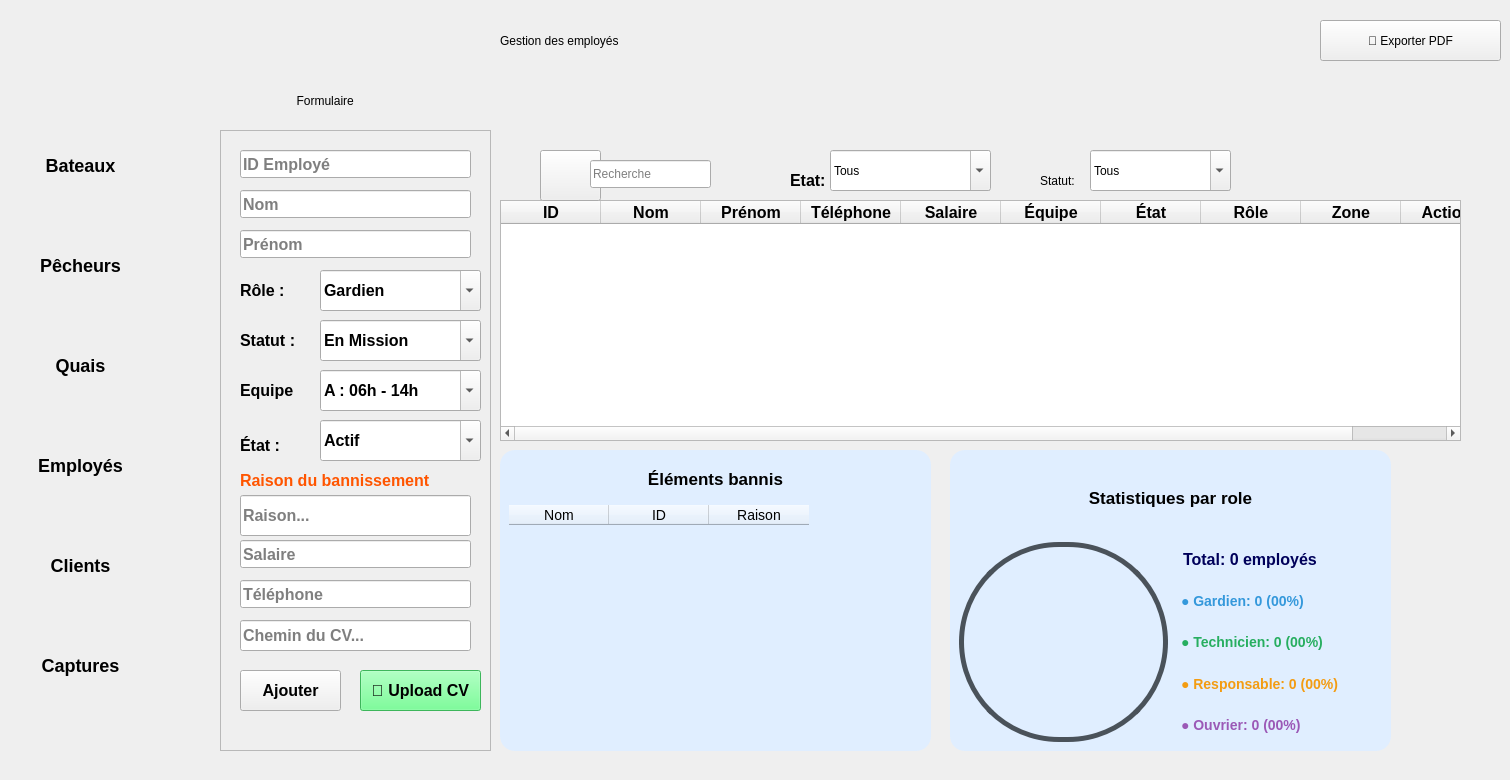
    <widget class="QWidget" name="pagee">
     <widget class="QFrame" name="frame_2e">
      <property name="geometry">
       <rect>
        <x>220</x>
        <y>130</y>
        <width>271</width>
        <height>621</height>
       </rect>
      </property>
      <property name="styleSheet">
       <string notr="true">font-size:16px;
font-weight:600;</string>
      </property>
      <property name="frameShape">
       <enum>QFrame::Shape::StyledPanel</enum>
      </property>
      <property name="frameShadow">
       <enum>QFrame::Shadow::Raised</enum>
      </property>
      <widget class="QLineEdit" name="lineEdit_12e">
       <property name="geometry">
        <rect>
         <x>20</x>
         <y>20</y>
         <width>231</width>
         <height>28</height>
        </rect>
       </property>
       <property name="placeholderText">
        <string>ID Employé</string>
       </property>
      </widget>
      <widget class="QLineEdit" name="lineEdit_13e">
       <property name="geometry">
        <rect>
         <x>20</x>
         <y>60</y>
         <width>231</width>
         <height>28</height>
        </rect>
       </property>
       <property name="placeholderText">
        <string>Nom</string>
       </property>
      </widget>
      <widget class="QPushButton" name="pushButton_5e">
       <property name="geometry">
        <rect>
         <x>20</x>
         <y>540</y>
         <width>101</width>
         <height>41</height>
        </rect>
       </property>
       <property name="text">
        <string>Ajouter</string>
       </property>
      </widget>
      <widget class="QLineEdit" name="lineEdit_16e">
       <property name="geometry">
        <rect>
         <x>20</x>
         <y>100</y>
         <width>231</width>
         <height>28</height>
        </rect>
       </property>
       <property name="placeholderText">
        <string>Prénom</string>
       </property>
      </widget>
      <widget class="QLineEdit" name="lineEdit_14e">
       <property name="geometry">
        <rect>
         <x>20</x>
         <y>450</y>
         <width>231</width>
         <height>28</height>
        </rect>
       </property>
       <property name="readOnly">
        <bool>false</bool>
       </property>
       <property name="placeholderText">
        <string>Téléphone</string>
       </property>
      </widget>
      <widget class="QComboBox" name="comboBox_11e">
       <property name="enabled">
        <bool>true</bool>
       </property>
       <property name="geometry">
        <rect>
         <x>100</x>
         <y>140</y>
         <width>161</width>
         <height>41</height>
        </rect>
       </property>
       <property name="editable">
        <bool>true</bool>
       </property>
       <property name="currentText">
        <string>Gardien</string>
       </property>
       <property name="duplicatesEnabled">
        <bool>false</bool>
       </property>
       <item>
        <property name="text">
         <string>Gardien</string>
        </property>
       </item>
       <item>
        <property name="text">
         <string>Technicien</string>
        </property>
       </item>
       <item>
        <property name="text">
         <string>Responsable</string>
        </property>
       </item>
       <item>
        <property name="text">
         <string>Ouvrier</string>
        </property>
       </item>
      </widget>
      <widget class="QComboBox" name="comboBox_14e">
       <property name="enabled">
        <bool>true</bool>
       </property>
       <property name="geometry">
        <rect>
         <x>100</x>
         <y>190</y>
         <width>161</width>
         <height>41</height>
        </rect>
       </property>
       <property name="editable">
        <bool>true</bool>
       </property>
       <property name="currentText">
        <string>En Mission</string>
       </property>
       <item>
        <property name="text">
         <string>En Mission</string>
        </property>
       </item>
       <item>
        <property name="text">
         <string>Congé</string>
        </property>
       </item>
       <item>
        <property name="text">
         <string>Disponible</string>
        </property>
       </item>
      </widget>
      <widget class="QComboBox" name="comboBox_15e">
       <property name="enabled">
        <bool>true</bool>
       </property>
       <property name="geometry">
        <rect>
         <x>100</x>
         <y>240</y>
         <width>161</width>
         <height>41</height>
        </rect>
       </property>
       <property name="editable">
        <bool>true</bool>
       </property>
       <property name="currentText">
        <string>A : 06h - 14h </string>
       </property>
       <item>
        <property name="text">
         <string>A : 06h - 14h </string>
        </property>
       </item>
       <item>
        <property name="text">
         <string>B : 14h - 22h </string>
        </property>
       </item>
       <item>
        <property name="text">
         <string>C : 22h - 06h </string>
        </property>
       </item>
      </widget>
      <widget class="QLabel" name="label_3e">
       <property name="geometry">
        <rect>
         <x>20</x>
         <y>240</y>
         <width>81</width>
         <height>41</height>
        </rect>
       </property>
       <property name="text">
        <string>Equipe</string>
       </property>
      </widget>
      <widget class="QLabel" name="label_5e">
       <property name="geometry">
        <rect>
         <x>20</x>
         <y>190</y>
         <width>101</width>
         <height>41</height>
        </rect>
       </property>
       <property name="text">
        <string>Statut :</string>
       </property>
      </widget>
      <widget class="QLabel" name="label_6e">
       <property name="geometry">
        <rect>
         <x>20</x>
         <y>140</y>
         <width>101</width>
         <height>41</height>
        </rect>
       </property>
       <property name="text">
        <string>Rôle :</string>
       </property>
      </widget>
      <widget class="QLabel" name="label_2e">
       <property name="geometry">
        <rect>
         <x>20</x>
         <y>290</y>
         <width>91</width>
         <height>51</height>
        </rect>
       </property>
       <property name="text">
        <string>État :</string>
       </property>
      </widget>
      <widget class="QComboBox" name="comboBox_16e">
       <property name="enabled">
        <bool>true</bool>
       </property>
       <property name="geometry">
        <rect>
         <x>100</x>
         <y>290</y>
         <width>161</width>
         <height>41</height>
        </rect>
       </property>
       <property name="editable">
        <bool>true</bool>
       </property>
       <property name="currentText">
        <string>Actif</string>
       </property>
       <item>
        <property name="text">
         <string>Actif</string>
        </property>
       </item>
       <item>
        <property name="text">
         <string>Banni</string>
        </property>
       </item>
      </widget>
      <widget class="QLabel" name="label_raison_banni">
       <property name="geometry">
        <rect>
         <x>20</x>
         <y>335</y>
         <width>231</width>
         <height>31</height>
        </rect>
       </property>
       <property name="styleSheet">
        <string notr="true">color: rgb(255, 85, 0);</string>
       </property>
       <property name="text">
        <string>Raison du bannissement</string>
       </property>
      </widget>
      <widget class="QLineEdit" name="lineEdit_raison_banni">
       <property name="geometry">
        <rect>
         <x>20</x>
         <y>365</y>
         <width>231</width>
         <height>41</height>
        </rect>
       </property>
       <property name="placeholderText">
        <string>Raison...</string>
       </property>
      </widget>
      <widget class="QLineEdit" name="lineEdit_cv_path">
       <property name="geometry">
        <rect>
         <x>20</x>
         <y>490</y>
         <width>231</width>
         <height>31</height>
        </rect>
       </property>
       <property name="readOnly">
        <bool>true</bool>
       </property>
       <property name="placeholderText">
        <string>Chemin du CV...</string>
       </property>
      </widget>
      <widget class="QPushButton" name="pushButton_5e_2">
       <property name="geometry">
        <rect>
         <x>140</x>
         <y>540</y>
         <width>121</width>
         <height>41</height>
        </rect>
       </property>
       <property name="styleSheet">
        <string notr="true">background-color: rgb(85, 255, 127);
color: rgb(0, 0, 0);</string>
       </property>
       <property name="text">
        <string>📄 Upload CV</string>
       </property>
      </widget>
      <widget class="QLineEdit" name="lineEdit_14e_2">
       <property name="geometry">
        <rect>
         <x>20</x>
         <y>410</y>
         <width>231</width>
         <height>28</height>
        </rect>
       </property>
       <property name="readOnly">
        <bool>false</bool>
       </property>
       <property name="placeholderText">
        <string>Salaire</string>
       </property>
      </widget>
     </widget>
     <widget class="QFrame" name="frame_bannis">
      <property name="geometry">
       <rect>
        <x>500</x>
        <y>450</y>
        <width>431</width>
        <height>301</height>
       </rect>
      </property>
      <property name="styleSheet">
       <string notr="true">background-color: rgb(224, 238, 255);
border:1PX solid  rgb(0, 0, 115);
border-radius: 15px;</string>
      </property>
      <property name="frameShape">
       <enum>QFrame::Shape::StyledPanel</enum>
      </property>
      <property name="frameShadow">
       <enum>QFrame::Shadow::Raised</enum>
      </property>
      <layout class="QVBoxLayout" name="verticalLayout_bannis">
       <item>
        <widget class="QLabel" name="label_bannis">
         <property name="styleSheet">
          <string notr="true">font-weight: bold;
font-size: 17px;
padding: 10px;</string>
         </property>
         <property name="text">
          <string>Éléments bannis</string>
         </property>
         <property name="alignment">
          <set>Qt::AlignmentFlag::AlignCenter</set>
         </property>
        </widget>
       </item>
       <item>
        <widget class="QTableWidget" name="tableWidgetBannis">
         <property name="styleSheet">
          <string notr="true">font-size:14px;</string>
         </property>
         <column>
          <property name="text">
           <string>Nom</string>
          </property>
         </column>
         <column>
          <property name="text">
           <string>ID</string>
          </property>
         </column>
         <column>
          <property name="text">
           <string>Raison</string>
          </property>
         </column>
        </widget>
       </item>
      </layout>
     </widget>
     <widget class="QFrame" name="frame_typese">
      <property name="geometry">
       <rect>
        <x>950</x>
        <y>450</y>
        <width>441</width>
        <height>301</height>
       </rect>
      </property>
      <property name="styleSheet">
       <string notr="true">background-color: rgb(224, 238, 255);
       border:1PX solid  rgb(0, 0, 115);
            border-radius: 15px;


</string>
      </property>
      <property name="frameShape">
       <enum>QFrame::Shape::StyledPanel</enum>
      </property>
      <property name="frameShadow">
       <enum>QFrame::Shadow::Raised</enum>
      </property>
      <layout class="QVBoxLayout" name="verticalLayout_types">
       <item>
        <widget class="QLabel" name="label_typese">
         <property name="styleSheet">
          <string notr="true">
                        font-weight: bold;
                        font-size: 17px;
                        padding: 10px;</string>
         </property>
         <property name="text">
          <string>Statistiques par role</string>
         </property>
         <property name="alignment">
          <set>Qt::AlignmentFlag::AlignCenter</set>
         </property>
        </widget>
       </item>
       <item>
        <layout class="QHBoxLayout" name="horizontalLayout_typese">
         <item>
          <widget class="QLabel" name="progressTypeCirclee">
           <property name="minimumSize">
            <size>
             <width>200</width>
             <height>200</height>
            </size>
           </property>
           <property name="styleSheet">
            <string notr="true">border-radius: 100px;
        background: qconicalgradient(cx:0.5, cy:0.5, angle:90,
            stop:0.0 #3498db,
            stop:0.25 #27ae60,
            stop:0.25 #f39c12,
            stop:0.55 #9b59b6,
            stop:0.55 #e74c3c,
            stop:0.85 #1abc9c,
            stop:0.85 rgba(26, 188, 156, 0.3) 100%);
        border: 5px solid  rgb(74, 82, 90);</string>
           </property>
           <property name="text">
            <string/>
           </property>
           <property name="alignment">
            <set>Qt::AlignmentFlag::AlignCenter</set>
           </property>
          </widget>
         </item>
         <item>
          <layout class="QVBoxLayout" name="verticalLayout_legende">
           <item>
            <widget class="QLabel" name="label_total_typese">
             <property name="styleSheet">
              <string notr="true"> 	color: rgb(0, 0, 90);

                                        font-weight: bold;
                                        font-size: 16px;
                                        padding: 5px;</string>
             </property>
             <property name="text">
              <string>Total: 0 employés</string>
             </property>
            </widget>
           </item>
           <item>
            <widget class="QLabel" name="label_legend_chalutiere">
             <property name="styleSheet">
              <string notr="true">color: #3498db;
                                        font-weight: bold;
                                        font-size: 14px;
                                        padding: 3px;</string>
             </property>
             <property name="text">
              <string>● Gardien: 0 (00%)</string>
             </property>
            </widget>
           </item>
           <item>
            <widget class="QLabel" name="label_legend_palangriere">
             <property name="styleSheet">
              <string notr="true">color: #27ae60;
                                        font-weight: bold;
                                        font-size: 14px;
                                        padding: 3px;</string>
             </property>
             <property name="text">
              <string>● Technicien: 0 (00%)</string>
             </property>
            </widget>
           </item>
           <item>
            <widget class="QLabel" name="label_legend_caseyeure">
             <property name="styleSheet">
              <string notr="true">color: #f39c12;
                                        font-weight: bold;
                                        font-size: 14px;
                                        padding: 3px;</string>
             </property>
             <property name="text">
              <string>● Responsable: 0 (00%)</string>
             </property>
            </widget>
           </item>
           <item>
            <widget class="QLabel" name="label_legend_traditionale">
             <property name="styleSheet">
              <string notr="true">color: #9b59b6;
                                        font-weight: bold;
                                        font-size: 14px;
                                        padding: 3px;</string>
             </property>
             <property name="text">
              <string>● Ouvrier: 0 (00%)</string>
             </property>
            </widget>
           </item>
          </layout>
         </item>
        </layout>
       </item>
      </layout>
     </widget>
     <widget class="QLabel" name="label_8e">
      <property name="geometry">
       <rect>
        <x>500</x>
        <y>10</y>
        <width>621</width>
        <height>61</height>
       </rect>
      </property>
      <property name="styleSheet">
       <string notr="true"/>
      </property>
      <property name="text">
       <string>Gestion des employés</string>
      </property>
     </widget>
     <widget class="QPushButton" name="pushButton_10e">
      <property name="geometry">
       <rect>
        <x>0</x>
        <y>710</y>
        <width>71</width>
        <height>61</height>
       </rect>
      </property>
      <property name="styleSheet">
       <string notr="true">border:none;image: url(:/res/en-arriere.png);
background-color:transparent;
</string>
      </property>
      <property name="text">
       <string/>
      </property>
     </widget>
     <widget class="QPushButton" name="pushButton_11e">
      <property name="geometry">
       <rect>
        <x>1320</x>
        <y>20</y>
        <width>181</width>
        <height>41</height>
       </rect>
      </property>
      <property name="text">
       <string>📄 Exporter PDF</string>
      </property>
     </widget>
     <widget class="QLabel" name="label_7e">
      <property name="geometry">
       <rect>
        <x>240</x>
        <y>80</y>
        <width>231</width>
        <height>41</height>
       </rect>
      </property>
      <property name="styleSheet">
       <string notr="true"/>
      </property>
      <property name="text">
       <string>                 Formulaire</string>
      </property>
     </widget>
     <widget class="QLabel" name="label_9e">
      <property name="geometry">
       <rect>
        <x>790</x>
        <y>150</y>
        <width>101</width>
        <height>61</height>
       </rect>
      </property>
      <property name="styleSheet">
       <string notr="true">font-size:16px;
font-weight:600;</string>
      </property>
      <property name="text">
       <string>Etat:</string>
      </property>
     </widget>
     <widget class="QLabel" name="label_10e">
      <property name="geometry">
       <rect>
        <x>1040</x>
        <y>150</y>
        <width>91</width>
        <height>61</height>
       </rect>
      </property>
      <property name="styleSheet">
       <string notr="true"/>
      </property>
      <property name="text">
       <string>Statut:</string>
      </property>
     </widget>
     <widget class="QComboBox" name="comboBox_17e">
      <property name="enabled">
       <bool>true</bool>
      </property>
      <property name="geometry">
       <rect>
        <x>1090</x>
        <y>150</y>
        <width>141</width>
        <height>41</height>
       </rect>
      </property>
      <property name="editable">
       <bool>true</bool>
      </property>
      <property name="currentText">
       <string>Tous</string>
      </property>
      <item>
       <property name="text">
        <string>Tous</string>
       </property>
      </item>
      <item>
       <property name="text">
        <string>En Mission</string>
       </property>
      </item>
      <item>
       <property name="text">
        <string>Congé</string>
       </property>
      </item>
      <item>
       <property name="text">
        <string>Disponible</string>
       </property>
      </item>
     </widget>
     <widget class="QTableWidget" name="tableWidgetee">
      <property name="geometry">
       <rect>
        <x>500</x>
        <y>200</y>
        <width>961</width>
        <height>241</height>
       </rect>
      </property>
      <property name="styleSheet">
       <string notr="true">font-size:16px;
font-weight:600;</string>
      </property>
      <attribute name="horizontalHeaderDefaultSectionSize">
       <number>100</number>
      </attribute>
      <column>
       <property name="text">
        <string>ID</string>
       </property>
      </column>
      <column>
       <property name="text">
        <string>Nom</string>
       </property>
      </column>
      <column>
       <property name="text">
        <string>Prénom</string>
       </property>
      </column>
      <column>
       <property name="text">
        <string>Téléphone</string>
       </property>
      </column>
      <column>
       <property name="text">
        <string>Salaire</string>
       </property>
      </column>
      <column>
       <property name="text">
        <string>Équipe</string>
       </property>
      </column>
      <column>
       <property name="text">
        <string>État</string>
       </property>
      </column>
      <column>
       <property name="text">
        <string>Rôle</string>
       </property>
      </column>
      <column>
       <property name="text">
        <string>Zone</string>
       </property>
      </column>
      <column>
       <property name="text">
        <string>Actions</string>
       </property>
      </column>
     </widget>
     <widget class="QPushButton" name="pushButton_9e">
      <property name="geometry">
       <rect>
        <x>540</x>
        <y>150</y>
        <width>61</width>
        <height>51</height>
       </rect>
      </property>
      <property name="styleSheet">
       <string notr="true">image: url(:/res/loupe.png);</string>
      </property>
      <property name="text">
       <string/>
      </property>
     </widget>
     <widget class="QLineEdit" name="lineEdit_12e_2e">
      <property name="geometry">
       <rect>
        <x>590</x>
        <y>160</y>
        <width>121</width>
        <height>28</height>
       </rect>
      </property>
      <property name="placeholderText">
       <string>Recherche</string>
      </property>
     </widget>
     <widget class="QComboBox" name="comboBox_16e_2">
      <property name="enabled">
       <bool>true</bool>
      </property>
      <property name="geometry">
       <rect>
        <x>830</x>
        <y>150</y>
        <width>161</width>
        <height>41</height>
       </rect>
      </property>
      <property name="editable">
       <bool>true</bool>
      </property>
      <property name="currentText">
       <string>Tous</string>
      </property>
      <item>
       <property name="text">
        <string>Tous</string>
       </property>
      </item>
      <item>
       <property name="text">
        <string>Actif</string>
       </property>
      </item>
      <item>
       <property name="text">
        <string>Banni</string>
       </property>
      </item>
     </widget>
     <widget class="QFrame" name="frame_11">
      <property name="geometry">
       <rect>
        <x>-160</x>
        <y>70</y>
        <width>371</width>
        <height>701</height>
       </rect>
      </property>
      <property name="styleSheet">
       <string notr="true">border-radius:185px;
font-weight:600;
font-size:18px</string>
      </property>
      <property name="frameShape">
       <enum>QFrame::Shape::StyledPanel</enum>
      </property>
      <property name="frameShadow">
       <enum>QFrame::Shadow::Raised</enum>
      </property>
      <widget class="QPushButton" name="pushButton_3b_39">
       <property name="geometry">
        <rect>
         <x>170</x>
         <y>70</y>
         <width>141</width>
         <height>51</height>
        </rect>
       </property>
       <property name="text">
        <string>Bateaux</string>
       </property>
      </widget>
      <widget class="QPushButton" name="pushButton_3b_40">
       <property name="geometry">
        <rect>
         <x>170</x>
         <y>170</y>
         <width>141</width>
         <height>51</height>
        </rect>
       </property>
       <property name="text">
        <string>Pêcheurs</string>
       </property>
      </widget>
      <widget class="QPushButton" name="pushButton_3b_41">
       <property name="geometry">
        <rect>
         <x>170</x>
         <y>270</y>
         <width>141</width>
         <height>51</height>
        </rect>
       </property>
       <property name="text">
        <string>Quais</string>
       </property>
      </widget>
      <widget class="QPushButton" name="pushButton_3b_42">
       <property name="geometry">
        <rect>
         <x>170</x>
         <y>370</y>
         <width>141</width>
         <height>51</height>
        </rect>
       </property>
       <property name="text">
        <string>Employés</string>
       </property>
      </widget>
      <widget class="QPushButton" name="pushButton_3b_43">
       <property name="geometry">
        <rect>
         <x>170</x>
         <y>470</y>
         <width>141</width>
         <height>51</height>
        </rect>
       </property>
       <property name="text">
        <string>Clients</string>
       </property>
      </widget>
      <widget class="QPushButton" name="pushButton_3b_44">
       <property name="geometry">
        <rect>
         <x>170</x>
         <y>570</y>
         <width>141</width>
         <height>51</height>
        </rect>
       </property>
       <property name="text">
        <string>Captures</string>
       </property>
      </widget>
     </widget>
     <zorder>frame_bannis</zorder>
     <zorder>frame_2e</zorder>
     <zorder>frame_typese</zorder>
     <zorder>label_8e</zorder>
     <zorder>pushButton_11e</zorder>
     <zorder>label_7e</zorder>
     <zorder>label_9e</zorder>
     <zorder>label_10e</zorder>
     <zorder>comboBox_17e</zorder>
     <zorder>tableWidgetee</zorder>
     <zorder>pushButton_9e</zorder>
     <zorder>lineEdit_12e_2e</zorder>
     <zorder>comboBox_16e_2</zorder>
     <zorder>frame_11</zorder>
     <zorder>pushButton_10e</zorder>
    </widget>
